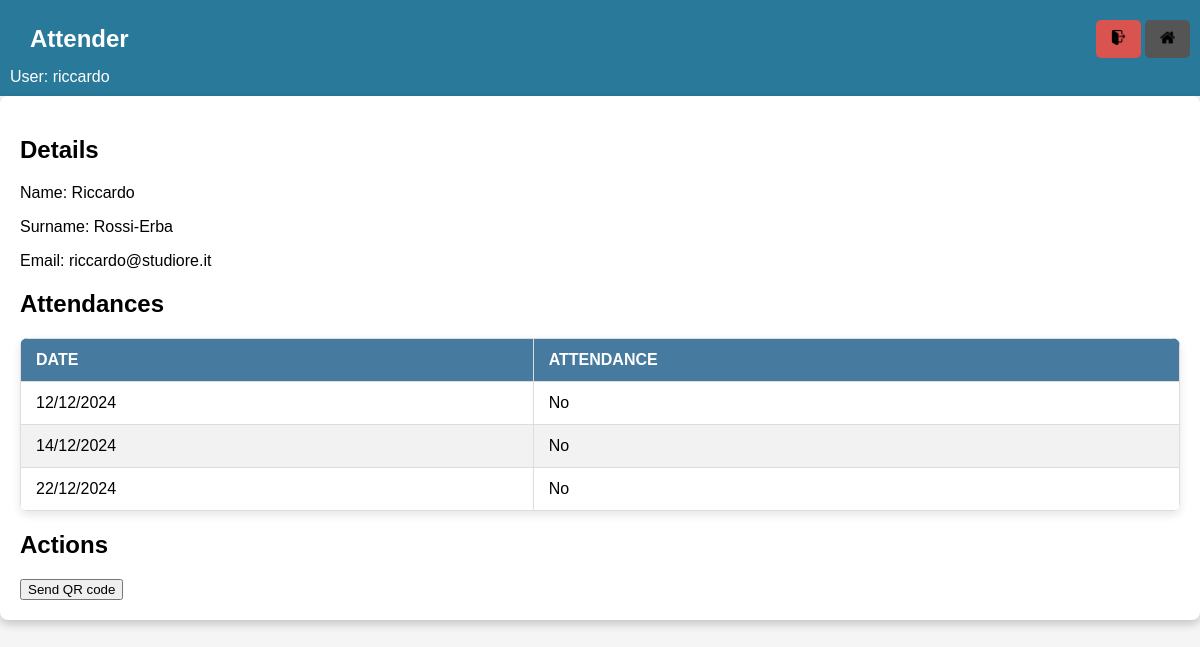
The app's page /attenders/2/ (signed in) with its own data.
### checker/models.py (models this page shows, shortened)
class Attender(models.Model):
    name = models.CharField(max_length=250)
    surname = models.CharField(max_length=255)
    code = models.CharField(max_length=255, unique=True)
    email = models.EmailField(
        unique=True,
        error_messages={
            'unique': 'This email is already in use.',
            'invalid': 'Enter a valid email address.',
        }
    )
    email_verified = models.BooleanField(default=False)

class Event(models.Model):
    name = models.CharField(max_length=255)
    date = models.DateField()
    location = models.CharField(max_length=255, blank=True)
    def __str__(self):
        return f"{self.date.strftime('%d/%m/%Y')}"

### checker/views.py (the view)
# urls.py: path('attenders/<int:pk>/', views.attender_overview, name='attender_overview'),
@login_required
def attender_overview(request, pk):
    attender = Attender.objects.get(pk=pk)
    context = {
        "attender": attender,
        "events" : Event.objects.all().order_by("date"),
        "attendances" : [a.event for a in Attendance.objects.all().filter(user=attender)]
    }
    return render(request, "attender.html", context=context)

### templates/attender.html (shortened to what this page needs)
{% extends 'base.html' %}
{% block header %}
    Attender
{% endblock %}
{% block content %}
    <h2>Details</h2>
    <p>Name: {{ attender.name }}</p>
    <p>Surname: {{ attender.surname }}</p>
    <p>Email: {{ attender.email }}</p>
    <h2>Attendances</h2>
    <table>
        <thead>
            <tr>
                <th>Date</th>
                <th>Attendance</th>
            </tr>
        </thead>
        <tbody>
            {% for event in events %}
                <tr>
                    <td>{{ event }}</td>
                    {% if event in attendances %}
                        <td>Yes</td>
                    {% else %}
                        <td>No</td>
                    {% endif %}
                </tr>
            {% endfor %}
        </tbody>
    </table>
    <h2>Actions</h2>
    <button id="send-qr">Send QR code</button>
{% endblock %}

### templates/base.html (shortened to what this page needs)
<!DOCTYPE html>
<html lang="en">
<head>
    {% load static %}
    <link rel="stylesheet" href="{% static 'checker/css/base.css' %}">
    <link rel="stylesheet" href="{% static 'checker/css/form.css' %}">
</head>
<body>
    <header class="header">
        <div class="header-main">
            <div class="navbar-brand">
                {% block header %}Base template{% endblock %}
            </div>
            {% if user.is_authenticated %}
                <div class="navbar-buttons">
                    <button id="logout" class="navbar-button logout-button">
                        <img class="navbar-image" src="{% static 'checker/images/logout.png' %}" alt="Logout" class="header-button-image">
                    </button>
                    <button id="home" class="navbar-button">
                        <img class="navbar-image" src="{% static 'checker/images/home.png' %}" alt="Home" class="header-button-image">
                    </button>
                </div>
            {% endif %}
        </div>
        {% if user.is_authenticated %}
        <div>User: {{ user.username }}</div>
        {% endif %}
    </header>
    <main class="page-container">
            {% block content %}{% endblock %}
    </main>
</body>
</html>

### checker/static/checker/css/base.css (style rules this page uses)
.header { background-color: #29799b; color: white; padding: 10px; z-index: 1000; width: 100%; top: 0; }
.header-main { justify-content: space-between; align-items: center; padding: 10px 20px; display: flex; }
.navbar-brand { font-size: 1.5em; font-weight: bold; display: inline; }
.navbar-buttons { background: none; border: none; padding: 0; cursor: pointer; }
.navbar-button { text-decoration: none; color: white; background-color: #555; padding: 10px 15px; border-radius: 5px; transition: background-color 0.3s ease; border: none; }
.logout-button { background-color: #d9534f; }
.navbar-image { width: 15px; height: 15px; }
body { margin: 0; padding: 0; font-family: Arial, sans-serif; background: #f5f5f5; }
.page-container { width: 100%; max-width: 1200px; background: #ffffff; box-shadow: 0 4px 10px rgba(0, 0, 0, 0.2); border-radius: 8px; padding: 20px; box-sizing: border-box; overflow: hidden; justify-content: center; margin: 0 auto; }
table { width: 100%; border-collapse: collapse; margin: 20px 0; font-size: 1rem; font-family: Arial, sans-serif; text-align: left; background-color: #f9f9f9; border-radius: 8px; overflow: hidden; box-shadow: 0 4px 10px rgba(0, 0, 0, 0.1); }
table th, table td { padding: 12px 15px; border: 1px solid #ddd; }
table th { background-color: #467a9e; color: white; font-weight: bold; text-transform: uppercase; }
table tr:nth-child(even) { background-color: #f2f2f2; }
table tr:nth-child(odd) { background-color: #ffffff; }
table td { text-align: left; }

### records on screen
Attender: name "Riccardo", surname "Rossi-Erba", email "riccardo@studiore.it"
Event: date "12/12/2024"
Event: date "14/12/2024"
Event: date "22/12/2024"

### other values on screen
{{ user.username }} "riccardo"
